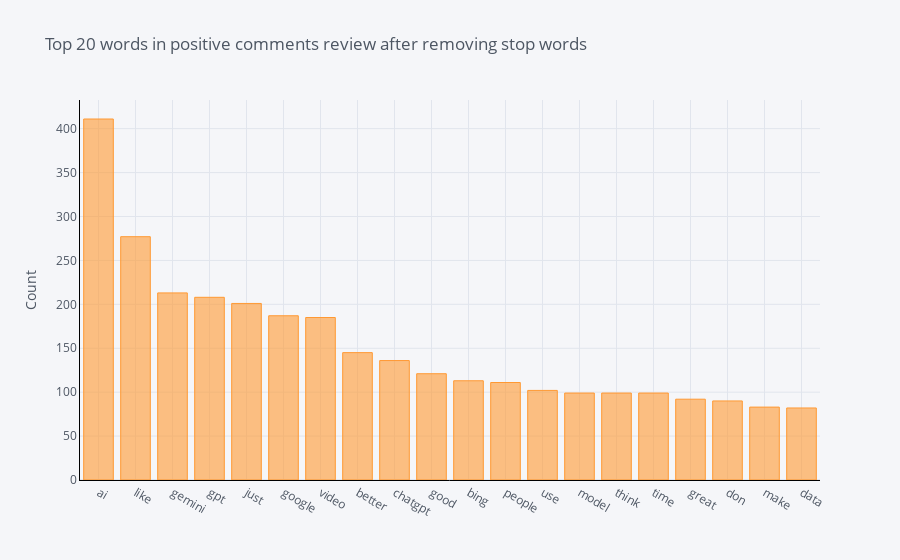

The code cell stored with this chart in its notebook:
### Code cell
# Unigram

def get_top_n_words(corpus, n=None):
    vec = CountVectorizer(stop_words = list(stop_words)).fit(corpus)
    bag_of_words = vec.transform(corpus)
    sum_words = bag_of_words.sum(axis=0) 
    words_freq = [(word, sum_words[0, idx]) for word, idx in vec.vocabulary_.items()]
    words_freq =sorted(words_freq, key = lambda x: x[1], reverse=True)
    return words_freq[:n]
common_words = get_top_n_words(pos_df['text'], 20)
# for word, freq in common_words:
#     print(word, freq)
df2 = pd.DataFrame(common_words, columns = ['CommentsText' , 'count'])
df2.groupby('CommentsText').sum()['count'].sort_values(ascending=False).iplot(
    kind='bar', yTitle='Count', linecolor='black', title='Top 20 words in positive comments review after removing stop words')

### Figure 1 — Plotly figure (JSON) as saved in the notebook; plotly's stock layout.template omitted (floating-point values rounded to 4 significant figures)
{"data": [{"marker": {"color": "rgba(255, 153, 51, 0.6)", "line": {"color": "rgba(255, 153, 51, 1.0)", "width": 1}}, "name": "count", "orientation": "v", "text": "", "type": "bar", "x": ["ai", "like", "gemini", "gpt", "just", "google", "video", "better", "chatgpt", "good", "bing", "people", "use", "model", "think", "time", "great", "don", "make", "data"], "y": [411, 277, 213, 208, 201, 187, 185, 145, 136, 121, 113, 111, 102, 99, 99, 99, 92, 90, 83, 82]}], "layout": {"legend": {"bgcolor": "#F5F6F9", "font": {"color": "#4D5663"}}, "paper_bgcolor": "#F5F6F9", "plot_bgcolor": "#F5F6F9", "title": {"font": {"color": "#4D5663"}, "text": "Top 20 words in positive comments review after removing stop words"}, "xaxis": {"gridcolor": "#E1E5ED", "linecolor": "black", "showgrid": true, "tickfont": {"color": "#4D5663"}, "title": {"font": {"color": "#4D5663"}, "text": ""}, "zerolinecolor": "#E1E5ED"}, "yaxis": {"gridcolor": "#E1E5ED", "linecolor": "black", "showgrid": true, "tickfont": {"color": "#4D5663"}, "title": {"font": {"color": "#4D5663"}, "text": "Count"}, "zerolinecolor": "#E1E5ED"}}}
